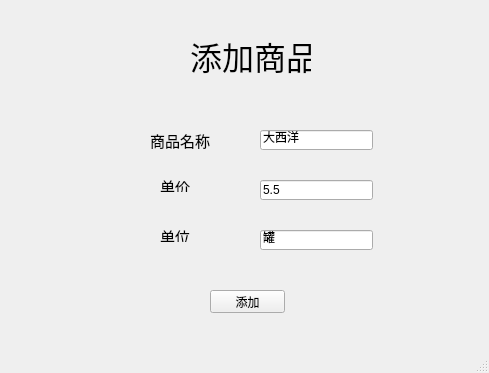
<?xml version="1.0" encoding="UTF-8"?>
<ui version="4.0">
 <class>add_good</class>
 <widget class="QMainWindow" name="add_good">
  <property name="geometry">
   <rect>
    <x>0</x>
    <y>0</y>
    <width>489</width>
    <height>373</height>
   </rect>
  </property>
  <property name="windowTitle">
   <string>添加商品</string>
  </property>
  <widget class="QWidget" name="centralwidget">
   <widget class="QLabel" name="label">
    <property name="geometry">
     <rect>
      <x>190</x>
      <y>30</y>
      <width>121</width>
      <height>51</height>
     </rect>
    </property>
    <property name="font">
     <font>
      <family>新蒂下午茶体</family>
      <pointsize>24</pointsize>
     </font>
    </property>
    <property name="text">
     <string>添加商品</string>
    </property>
   </widget>
   <widget class="QLabel" name="label_1">
    <property name="geometry">
     <rect>
      <x>150</x>
      <y>130</y>
      <width>71</width>
      <height>20</height>
     </rect>
    </property>
    <property name="font">
     <font>
      <family>楷体</family>
      <pointsize>11</pointsize>
     </font>
    </property>
    <property name="text">
     <string>商品名称</string>
    </property>
   </widget>
   <widget class="QLineEdit" name="lineEdit">
    <property name="geometry">
     <rect>
      <x>260</x>
      <y>130</y>
      <width>113</width>
      <height>20</height>
     </rect>
    </property>
    <property name="text">
     <string>大西洋</string>
    </property>
   </widget>
   <widget class="QLabel" name="label_2">
    <property name="geometry">
     <rect>
      <x>160</x>
      <y>180</y>
      <width>54</width>
      <height>12</height>
     </rect>
    </property>
    <property name="font">
     <font>
      <family>楷体</family>
      <pointsize>11</pointsize>
     </font>
    </property>
    <property name="text">
     <string>单价</string>
    </property>
   </widget>
   <widget class="QLineEdit" name="lineEdit_1">
    <property name="geometry">
     <rect>
      <x>260</x>
      <y>180</y>
      <width>113</width>
      <height>20</height>
     </rect>
    </property>
    <property name="text">
     <string>5.5</string>
    </property>
   </widget>
   <widget class="QLabel" name="label_3">
    <property name="geometry">
     <rect>
      <x>160</x>
      <y>230</y>
      <width>54</width>
      <height>12</height>
     </rect>
    </property>
    <property name="font">
     <font>
      <family>楷体</family>
      <pointsize>11</pointsize>
     </font>
    </property>
    <property name="text">
     <string>单位</string>
    </property>
   </widget>
   <widget class="QLineEdit" name="lineEdit_2">
    <property name="geometry">
     <rect>
      <x>260</x>
      <y>230</y>
      <width>113</width>
      <height>20</height>
     </rect>
    </property>
    <property name="text">
     <string>罐</string>
    </property>
   </widget>
   <widget class="QPushButton" name="addGood">
    <property name="geometry">
     <rect>
      <x>210</x>
      <y>290</y>
      <width>75</width>
      <height>23</height>
     </rect>
    </property>
    <property name="text">
     <string>添加</string>
    </property>
   </widget>
  </widget>
  <widget class="QMenuBar" name="menubar">
   <property name="geometry">
    <rect>
     <x>0</x>
     <y>0</y>
     <width>489</width>
     <height>23</height>
    </rect>
   </property>
  </widget>
  <widget class="QStatusBar" name="statusbar"/>
 </widget>
 <resources/>
 <connections/>
</ui>
